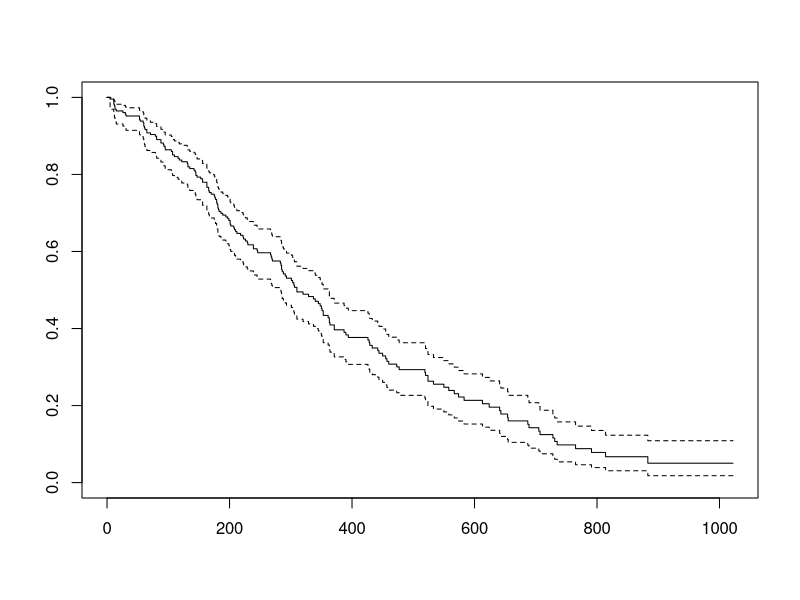

Write R code to recreate this figure. (Note: this script raises an error after producing the figure.)
## Load survival package
library(survival)
## List datasets in survival package
data(package = "survival")

## Load lung data
data(lung)

## Show first 6 rows
head(lung)

## Add survival object
lung$SurvObj <- with(lung, Surv(time, status == 2))

## Check data
head(lung)

## Kaplan-Meier estimator. The "log-log" confidence interval is preferred.
km.as.one <- survfit(SurvObj ~ 1, data = lung, conf.type = "log-log")
km.by.sex <- survfit(SurvObj ~ sex, data = lung, conf.type = "log-log")

## Show object
km.as.one

plot(km.as.one)

plot(km.as.one, conf = F, mark.time = F)
